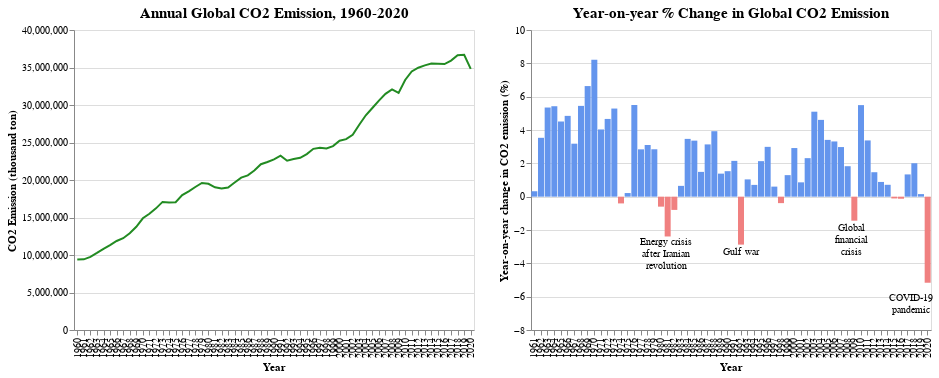

Here is the notebook cell this chart was saved with:
### Code cell
# Annual Global CO2 emission
chart1a=alt.Chart(data2_world).mark_line().encode(
    alt.X('Year:O', axis=alt.Axis(title='Year')),
    alt.Y('CO2 Emission:Q',
          axis=alt.Axis(title='CO2 Emission (thousand ton)')),
    color=alt.value('forestgreen')
).properties(width=400, height=300,
             title=alt.TitleParams(text='Annual Global CO2 Emission, 1960-2020',
                                   fontSize=15))

yoy=alt.Chart(data2_world).mark_bar().encode(
    alt.X('Year:O', axis=alt.Axis(title='Year')),
    alt.Y('CO2_Emission_YOY:Q',
          axis=alt.Axis(title='Year-on-year change in CO2 emission (%)')),
    color=alt.condition('datum.CO2_Emission_YOY>=0', alt.ColorValue('cornflowerblue'), alt.ColorValue('lightcoral'))
)
text1 = alt.Chart({'values':[{'y': -6.05}]}).mark_text(
    text='COVID-19 \npandemic',dx=180,lineBreak='\n',size=10
).encode(
    y='y:Q'
)
text2 = alt.Chart({'values':[{'y': -1.9}]}).mark_text(
    text='Global \nfinancial \ncrisis',dx=120,lineBreak='\n',size=10
).encode(
    y='y:Q'
)
text3 = alt.Chart({'values':[{'y': -3.3}]}).mark_text(
    text='Gulf war',dx=10,size=10
).encode(
    y='y:Q'
)
text4 = alt.Chart({'values':[{'y': -2.7}]}).mark_text(
    text='Energy crisis \nafter Iranian\nrevolution',dx=-65,lineBreak='\n',size=10
).encode(
    y='y:Q'
)
chart1b = alt.layer(yoy,text1,text2,text3,text4).resolve_scale(y='shared').properties(width=400, height=300,
             title=alt.TitleParams(text='Year-on-year % Change in Global CO2 Emission',
                                   fontSize=15))

chart1a|chart1b
